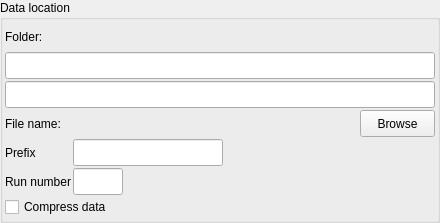
<?xml version="1.0" encoding="UTF-8"?>
<ui version="4.0">
 <class>data_path_widget_vertical_layout</class>
 <widget class="QWidget" name="data_path_widget_vertical_layout">
  <property name="geometry">
   <rect>
    <x>0</x>
    <y>0</y>
    <width>440</width>
    <height>223</height>
   </rect>
  </property>
  <property name="windowTitle">
   <string>Form</string>
  </property>
  <layout class="QGridLayout" name="gridLayout">
   <property name="margin">
    <number>0</number>
   </property>
   <property name="spacing">
    <number>0</number>
   </property>
   <item row="0" column="0">
    <widget class="QGroupBox" name="data_location_groupbox">
     <property name="title">
      <string>Data location</string>
     </property>
     <layout class="QVBoxLayout" name="verticalLayout_3">
      <property name="spacing">
       <number>2</number>
      </property>
      <property name="margin">
       <number>2</number>
      </property>
      <item>
       <layout class="QGridLayout" name="gridLayout_2">
        <property name="margin">
         <number>0</number>
        </property>
        <property name="spacing">
         <number>2</number>
        </property>
        <item row="0" column="0">
         <widget class="QLabel" name="folder_label">
          <property name="minimumSize">
           <size>
            <width>0</width>
            <height>27</height>
           </size>
          </property>
          <property name="maximumSize">
           <size>
            <width>32767</width>
            <height>27</height>
           </size>
          </property>
          <property name="toolTip">
           <string>Automatic processing results in PROCESSED_DATA directory</string>
          </property>
          <property name="text">
           <string>Folder:</string>
          </property>
          <property name="wordWrap">
           <bool>false</bool>
          </property>
         </widget>
        </item>
        <item row="6" column="0">
         <widget class="QLabel" name="run_number_label">
          <property name="minimumSize">
           <size>
            <width>0</width>
            <height>27</height>
           </size>
          </property>
          <property name="maximumSize">
           <size>
            <width>16777215</width>
            <height>27</height>
           </size>
          </property>
          <property name="text">
           <string>Run number</string>
          </property>
          <property name="wordWrap">
           <bool>false</bool>
          </property>
         </widget>
        </item>
        <item row="4" column="0">
         <widget class="QLabel" name="file_name_label">
          <property name="minimumSize">
           <size>
            <width>0</width>
            <height>27</height>
           </size>
          </property>
          <property name="maximumSize">
           <size>
            <width>32767</width>
            <height>27</height>
           </size>
          </property>
          <property name="text">
           <string>File name:</string>
          </property>
          <property name="wordWrap">
           <bool>false</bool>
          </property>
         </widget>
        </item>
        <item row="1" column="0" colspan="4">
         <widget class="QLineEdit" name="base_path_ledit">
          <property name="minimumSize">
           <size>
            <width>410</width>
            <height>27</height>
           </size>
          </property>
          <property name="maximumSize">
           <size>
            <width>32767</width>
            <height>27</height>
           </size>
          </property>
          <property name="text">
           <string/>
          </property>
          <property name="readOnly">
           <bool>true</bool>
          </property>
         </widget>
        </item>
        <item row="5" column="0">
         <widget class="QLabel" name="prefix_label">
          <property name="minimumSize">
           <size>
            <width>0</width>
            <height>27</height>
           </size>
          </property>
          <property name="maximumSize">
           <size>
            <width>16777215</width>
            <height>27</height>
           </size>
          </property>
          <property name="text">
           <string>Prefix</string>
          </property>
          <property name="wordWrap">
           <bool>false</bool>
          </property>
         </widget>
        </item>
        <item row="4" column="2">
         <spacer name="horizontalSpacer_4">
          <property name="orientation">
           <enum>Qt::Horizontal</enum>
          </property>
          <property name="sizeHint" stdset="0">
           <size>
            <width>40</width>
            <height>20</height>
           </size>
          </property>
         </spacer>
        </item>
        <item row="2" column="0" colspan="4">
         <widget class="QLineEdit" name="folder_ledit">
          <property name="minimumSize">
           <size>
            <width>0</width>
            <height>27</height>
           </size>
          </property>
          <property name="maximumSize">
           <size>
            <width>32767</width>
            <height>27</height>
           </size>
          </property>
          <property name="text">
           <string/>
          </property>
         </widget>
        </item>
        <item row="4" column="3">
         <widget class="QPushButton" name="browse_button">
          <property name="minimumSize">
           <size>
            <width>0</width>
            <height>27</height>
           </size>
          </property>
          <property name="maximumSize">
           <size>
            <width>75</width>
            <height>27</height>
           </size>
          </property>
          <property name="text">
           <string>Browse</string>
          </property>
         </widget>
        </item>
        <item row="4" column="1">
         <widget class="QLabel" name="file_name_value_label">
          <property name="text">
           <string/>
          </property>
         </widget>
        </item>
        <item row="6" column="1">
         <widget class="QLineEdit" name="run_number_ledit">
          <property name="minimumSize">
           <size>
            <width>50</width>
            <height>27</height>
           </size>
          </property>
          <property name="maximumSize">
           <size>
            <width>50</width>
            <height>27</height>
           </size>
          </property>
          <property name="frame">
           <bool>true</bool>
          </property>
         </widget>
        </item>
        <item row="7" column="0" colspan="2">
         <widget class="QCheckBox" name="compression_cbox">
          <property name="text">
           <string>Compress data</string>
          </property>
          <property name="checked">
           <bool>false</bool>
          </property>
         </widget>
        </item>
        <item row="5" column="1" colspan="2">
         <widget class="QLineEdit" name="prefix_ledit">
          <property name="minimumSize">
           <size>
            <width>0</width>
            <height>27</height>
           </size>
          </property>
          <property name="maximumSize">
           <size>
            <width>150</width>
            <height>27</height>
           </size>
          </property>
         </widget>
        </item>
       </layout>
      </item>
     </layout>
    </widget>
   </item>
  </layout>
 </widget>
 <resources/>
 <connections/>
</ui>
